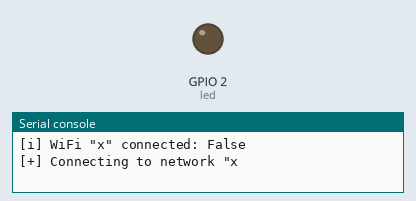
A program run on a simulated ESP8266 board running MicroPython. On the bench: output pins drawn as LEDs (lit = HIGH, except the on-board LED, lit = LOW), the last lines printed to the serial console. WiFi joins after 1.5 s; values from a settings file that is not in the repository are placeholders. At 3.0 s the program stops and its outputs stay as they are.

Above: at 0.7 s.
At 2.62 s:
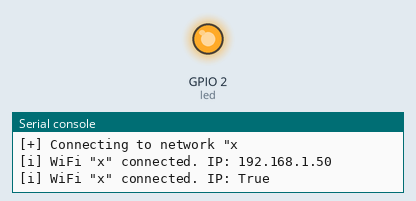
Timing chart, 0 to 3.0 s (numbered marks = the images above):
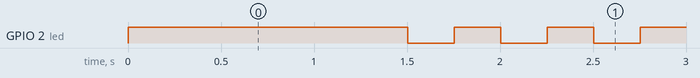

The program:

wifi_test.py
```python
from config import *
from wifi import WiFi
from machine import Pin
from utime import sleep_ms

led = Pin(2, Pin.OUT, value=1)
wifi = WiFi(WIFI_SSID, WIFI_PW)
connected = wifi.isconnected()
print('[i] WiFi "{0}" connected: {1}'.format(WIFI_SSID, connected))
if connected:
    print('[i] Disconnecting WiFi.')
    wifi.disconnect()

try:
    ip = wifi.connect()
    print('[i] WiFi "{0}" connected. IP: {1}'.format(WIFI_SSID, ip))
    for i in range(6):
        led.value(not led.value())
        sleep_ms(250)
except Exception as e:
    print(e)
```

wifi.py
```python
import network
from utime import sleep_ms

class WiFi:
    def __init__(self, ssid, password):
        self.__ssid = ssid
        self.__password = password
        self.__ap_if = network.WLAN(network.AP_IF)
        self.__sta_if = network.WLAN(network.STA_IF)

    def connect(self, timeout_ms=5000):
        self.__ap_if.active(False)
        self.__sta_if.active(True)
        print('[+] Connecting to network "{0}'.format(self.__ssid))
        self.__sta_if.connect(self.__ssid, self.__password)
        delay = 100
        for i in range(int(timeout_ms / delay)):
            sleep_ms(delay)
            if self.__sta_if.isconnected():
                print('[i] WiFi "{0}" connected. IP: {1}'.format(self.__ssid, self.ifconfig()[0]))
                return True
        raise Exception('[-] Problem connecting to {0}.'.format(self.__ssid))

    def disconnect(self):
        self.__sta_if.disconnect()

    def isconnected(self):
        return self.__sta_if.isconnected()

    def ifconfig(self):
        return self.__sta_if.ifconfig()
```

Measured:
- by itself, GPIO 2 (led): repeats every 0.50 s: LOW 0.25 s, HIGH 0.25 s, until it stays HIGH from 2.8 s
